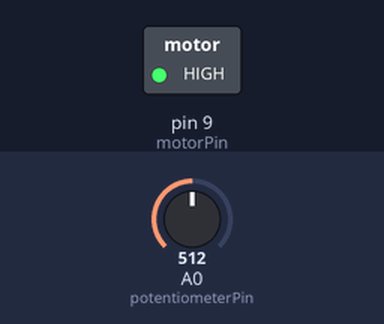
Bench run of a sketch on a simulated Arduino Uno, built with avr-gcc and run on an emulated ATmega328P. Parts: switched loads named in the sketch (green lamp = pin HIGH). Inputs (shaded band) come from the test bench; at power-on: A0 (potentiometerPin) = 512.

Above: at 1.2 s.
1.3 s: A0 (potentiometerPin) set to 122
At 2.4 s:
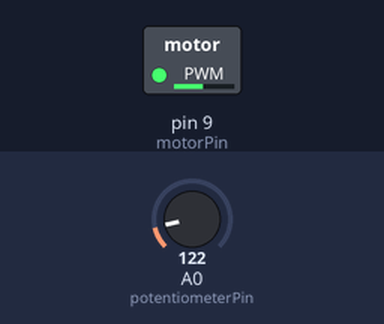
2.8 s: A0 (potentiometerPin) set to 0
At 3.5 s:
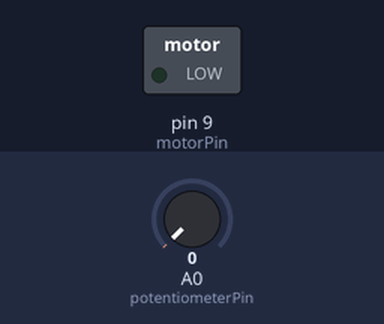
4.3 s: A0 (potentiometerPin) set to 306
At 4.7 s:
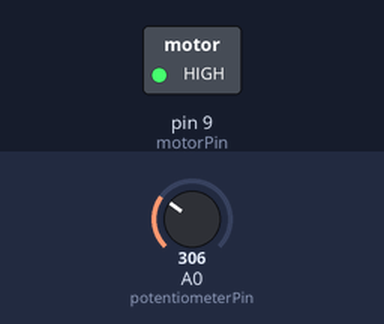
Timing chart, 0 to 7.3 s (numbered marks = the images above; inputs shaded):
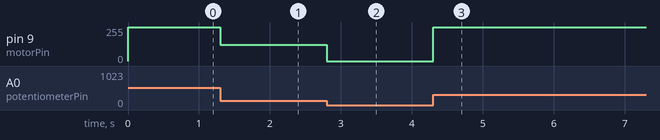

Measured:
- after the input at 1.3 s, pin 9 (motorPin): 255/255 → 122/255 at once
- after the input at 2.8 s, pin 9 (motorPin): 122/255 → 0/255 at once
- after the input at 4.3 s, pin 9 (motorPin): 0/255 → 255/255 at once

The sketch:

sketch_controlMotorSpeed.ino
```cpp
const int potentiometerPin = A0;
const int motorPin = 9;
int switchState = 0;
int potValue = 0;
void setup() {
  pinMode(motorPin, OUTPUT);
}

void loop() {
  // put your main code here, to run repeatedly:
  potValue = analogRead(potentiometerPin);
  analogWrite(motorPin, potValue);
}
```
